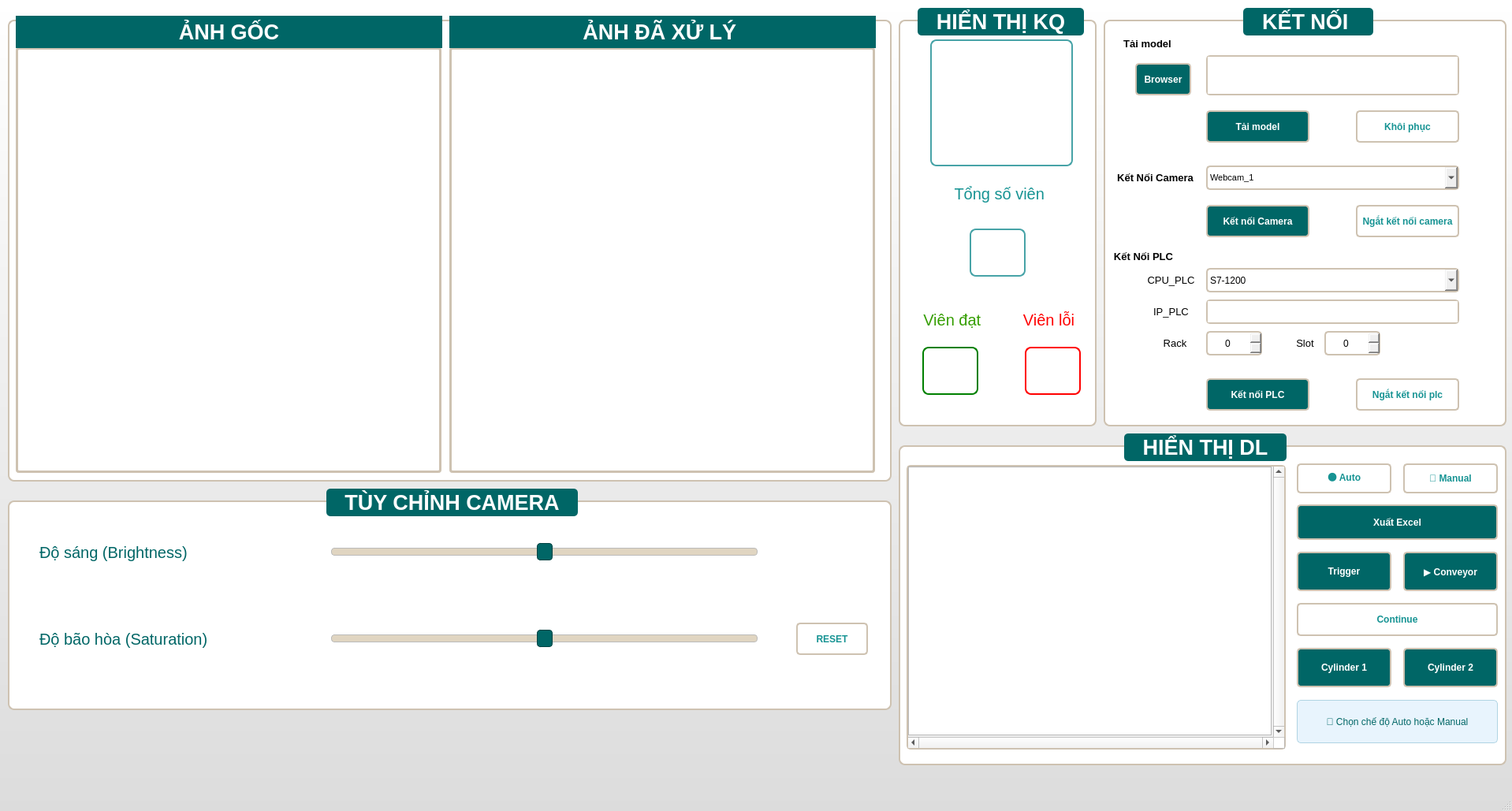
<?xml version="1.0" encoding="UTF-8"?>
<ui version="4.0">
 <class>Main</class>
 <widget class="QMainWindow" name="Main">
  <property name="windowModality">
   <enum>Qt::ApplicationModal</enum>
  </property>
  <property name="geometry">
   <rect>
    <x>0</x>
    <y>0</y>
    <width>1918</width>
    <height>1029</height>
   </rect>
  </property>
  <property name="windowTitle">
   <string>MainWindow</string>
  </property>
  <property name="styleSheet">
   <string notr="true">/* Thiết lập cho các GroupBox */
QGroupBox {
    border: 2px solid #CEC2B1;
    border-radius: 8px;
    margin-top: 15px; /* Tạo khoảng trống cho title */
    background-color: #FFFFFF;
}

QGroupBox::title {
    subcontrol-origin: margin;
    subcontrol-position: top center; 
    padding: 2px 20px;
    background-color: #006666;
    color: white;
    font-weight: bold;
    border-radius: 5px;
}
QMainWindow {
    background-color: qlineargradient(spread:pad, x1:0, y1:0, x2:0, y2:1, stop:0 #FFFFFF, stop:1 #DCDCDC);
}</string>
  </property>
  <widget class="QWidget" name="centralwidget">
   <widget class="QGroupBox" name="groupBox_hinhanh">
    <property name="geometry">
     <rect>
      <x>10</x>
      <y>10</y>
      <width>1121</width>
      <height>601</height>
     </rect>
    </property>
    <property name="mouseTracking">
     <bool>false</bool>
    </property>
    <property name="styleSheet">
     <string notr="true"/>
    </property>
    <property name="title">
     <string/>
    </property>
    <widget class="QGraphicsView" name="Anhdaxuly">
     <property name="geometry">
      <rect>
       <x>560</x>
       <y>50</y>
       <width>540</width>
       <height>540</height>
      </rect>
     </property>
     <property name="styleSheet">
      <string notr="true">QGraphicsView {
    border: 3px solid #CEC2B1; /* Viền màu be, dày 3px cho nổi bật */
    background-color: #FFFFFF; /* Đảm bảo nền luôn trắng sạch */
    border-radius: 4px;        /* Bo góc nhẹ cho hiện đại */
}</string>
     </property>
     <property name="verticalScrollBarPolicy">
      <enum>Qt::ScrollBarAlwaysOff</enum>
     </property>
     <property name="horizontalScrollBarPolicy">
      <enum>Qt::ScrollBarAlwaysOff</enum>
     </property>
    </widget>
    <widget class="QLabel" name="label_2">
     <property name="geometry">
      <rect>
       <x>560</x>
       <y>10</y>
       <width>541</width>
       <height>41</height>
      </rect>
     </property>
     <property name="font">
      <font>
       <pointsize>20</pointsize>
       <weight>75</weight>
       <bold>true</bold>
      </font>
     </property>
     <property name="styleSheet">
      <string notr="true">background-color: #006666;
color: rgb(255, 255, 255);</string>
     </property>
     <property name="text">
      <string>ẢNH ĐÃ XỬ LÝ </string>
     </property>
     <property name="alignment">
      <set>Qt::AlignCenter</set>
     </property>
    </widget>
    <widget class="QGraphicsView" name="Anhgoc">
     <property name="geometry">
      <rect>
       <x>10</x>
       <y>50</y>
       <width>540</width>
       <height>540</height>
      </rect>
     </property>
     <property name="styleSheet">
      <string notr="true">QGraphicsView {
    border: 3px solid #CEC2B1; /* Viền màu be, dày 3px cho nổi bật */
    background-color: #FFFFFF; /* Đảm bảo nền luôn trắng sạch */
    border-radius: 4px;        /* Bo góc nhẹ cho hiện đại */
}</string>
     </property>
     <property name="verticalScrollBarPolicy">
      <enum>Qt::ScrollBarAlwaysOff</enum>
     </property>
     <property name="horizontalScrollBarPolicy">
      <enum>Qt::ScrollBarAlwaysOff</enum>
     </property>
    </widget>
    <widget class="QLabel" name="label">
     <property name="geometry">
      <rect>
       <x>10</x>
       <y>10</y>
       <width>541</width>
       <height>41</height>
      </rect>
     </property>
     <property name="font">
      <font>
       <pointsize>20</pointsize>
       <weight>75</weight>
       <bold>true</bold>
      </font>
     </property>
     <property name="styleSheet">
      <string notr="true">background-color: #006666;
color: rgb(255, 255, 255);</string>
     </property>
     <property name="text">
      <string>ẢNH GỐC</string>
     </property>
     <property name="alignment">
      <set>Qt::AlignCenter</set>
     </property>
    </widget>
   </widget>
   <widget class="QGroupBox" name="groupBox_ketnoi">
    <property name="geometry">
     <rect>
      <x>1400</x>
      <y>10</y>
      <width>511</width>
      <height>531</height>
     </rect>
    </property>
    <property name="font">
     <font>
      <pointsize>20</pointsize>
      <weight>75</weight>
      <bold>true</bold>
     </font>
    </property>
    <property name="styleSheet">
     <string notr="true"/>
    </property>
    <property name="title">
     <string>KẾT NỐI </string>
    </property>
    <property name="alignment">
     <set>Qt::AlignCenter</set>
    </property>
    <widget class="QLabel" name="label_9">
     <property name="geometry">
      <rect>
       <x>10</x>
       <y>300</y>
       <width>81</width>
       <height>31</height>
      </rect>
     </property>
     <property name="font">
      <font>
       <pointsize>10</pointsize>
       <weight>75</weight>
       <bold>true</bold>
      </font>
     </property>
     <property name="text">
      <string>Kết Nối PLC</string>
     </property>
     <property name="alignment">
      <set>Qt::AlignCenter</set>
     </property>
    </widget>
    <widget class="QLabel" name="label_10">
     <property name="geometry">
      <rect>
       <x>10</x>
       <y>200</y>
       <width>111</width>
       <height>31</height>
      </rect>
     </property>
     <property name="font">
      <font>
       <pointsize>10</pointsize>
       <weight>75</weight>
       <bold>true</bold>
      </font>
     </property>
     <property name="text">
      <string>Kết Nối Camera</string>
     </property>
     <property name="alignment">
      <set>Qt::AlignCenter</set>
     </property>
    </widget>
    <widget class="QComboBox" name="cbKetnoicamera">
     <property name="geometry">
      <rect>
       <x>130</x>
       <y>200</y>
       <width>321</width>
       <height>31</height>
      </rect>
     </property>
     <property name="font">
      <font>
       <pointsize>8</pointsize>
       <weight>50</weight>
       <bold>false</bold>
      </font>
     </property>
     <property name="styleSheet">
      <string notr="true">border: 2px solid #CEC2B1;
border-radius: 5px;</string>
     </property>
     <item>
      <property name="text">
       <string>Webcam_1</string>
      </property>
     </item>
     <item>
      <property name="text">
       <string>Webcam_2</string>
      </property>
     </item>
     <item>
      <property name="text">
       <string>Camera_custom</string>
      </property>
     </item>
    </widget>
    <widget class="QTextEdit" name="Ipplc">
     <property name="geometry">
      <rect>
       <x>130</x>
       <y>370</y>
       <width>321</width>
       <height>31</height>
      </rect>
     </property>
     <property name="acceptDrops">
      <bool>true</bool>
     </property>
     <property name="styleSheet">
      <string notr="true">QTextEdit{
border: 2px solid #CEC2B1;
	border-radius: 5px;
}</string>
     </property>
     <property name="verticalScrollBarPolicy">
      <enum>Qt::ScrollBarAlwaysOff</enum>
     </property>
     <property name="horizontalScrollBarPolicy">
      <enum>Qt::ScrollBarAlwaysOff</enum>
     </property>
     <property name="undoRedoEnabled">
      <bool>true</bool>
     </property>
     <property name="acceptRichText">
      <bool>true</bool>
     </property>
    </widget>
    <widget class="QLabel" name="label_11">
     <property name="geometry">
      <rect>
       <x>50</x>
       <y>370</y>
       <width>71</width>
       <height>31</height>
      </rect>
     </property>
     <property name="font">
      <font>
       <pointsize>10</pointsize>
       <weight>50</weight>
       <bold>false</bold>
      </font>
     </property>
     <property name="text">
      <string>IP_PLC</string>
     </property>
     <property name="alignment">
      <set>Qt::AlignCenter</set>
     </property>
    </widget>
    <widget class="QLabel" name="label_12">
     <property name="geometry">
      <rect>
       <x>70</x>
       <y>410</y>
       <width>41</width>
       <height>31</height>
      </rect>
     </property>
     <property name="font">
      <font>
       <pointsize>10</pointsize>
       <weight>50</weight>
       <bold>false</bold>
      </font>
     </property>
     <property name="text">
      <string>Rack</string>
     </property>
     <property name="alignment">
      <set>Qt::AlignCenter</set>
     </property>
    </widget>
    <widget class="QLabel" name="label_13">
     <property name="geometry">
      <rect>
       <x>240</x>
       <y>410</y>
       <width>31</width>
       <height>31</height>
      </rect>
     </property>
     <property name="font">
      <font>
       <pointsize>10</pointsize>
       <weight>50</weight>
       <bold>false</bold>
      </font>
     </property>
     <property name="text">
      <string>Slot</string>
     </property>
     <property name="alignment">
      <set>Qt::AlignCenter</set>
     </property>
    </widget>
    <widget class="QPushButton" name="btKetnoiplc">
     <property name="geometry">
      <rect>
       <x>130</x>
       <y>470</y>
       <width>131</width>
       <height>41</height>
      </rect>
     </property>
     <property name="minimumSize">
      <size>
       <width>0</width>
       <height>0</height>
      </size>
     </property>
     <property name="font">
      <font>
       <weight>75</weight>
       <bold>true</bold>
      </font>
     </property>
     <property name="styleSheet">
      <string notr="true">QPushButton {
    background-color: #006666;
    color: white;
    border: 2px solid #CEC2B1;
	border-radius: 5px;
    padding: 5px;
    font-weight: bold;
}

QPushButton:hover {
    background-color: #008080; /* Hiệu ứng khi di chuột */
}
QPushButton:pressed {
	background-color: #0F6A6A;
}</string>
     </property>
     <property name="text">
      <string>Kết nối PLC</string>
     </property>
    </widget>
    <widget class="QPushButton" name="btKetnoicamera">
     <property name="geometry">
      <rect>
       <x>130</x>
       <y>250</y>
       <width>131</width>
       <height>41</height>
      </rect>
     </property>
     <property name="font">
      <font>
       <weight>75</weight>
       <bold>true</bold>
       <kerning>true</kerning>
      </font>
     </property>
     <property name="styleSheet">
      <string notr="true">QPushButton {
    background-color: #006666;
    color: white;
    border: 2px solid #CEC2B1;
	border-radius: 5px;
    padding: 5px;
    font-weight: bold;
}

QPushButton:hover {
    background-color: #008080; /* Hiệu ứng khi di chuột */
}
QPushButton:pressed {
	background-color: #0F6A6A;
}</string>
     </property>
     <property name="text">
      <string>Kết nối Camera</string>
     </property>
    </widget>
    <widget class="QPushButton" name="btNgatketnoicamera">
     <property name="geometry">
      <rect>
       <x>320</x>
       <y>250</y>
       <width>131</width>
       <height>41</height>
      </rect>
     </property>
     <property name="font">
      <font>
       <weight>75</weight>
       <bold>true</bold>
      </font>
     </property>
     <property name="styleSheet">
      <string notr="true">QPushButton {
	color: #169393;
	background-color: #FFFFFF;
	border: 2px solid #CEC2B1;
	border-radius: 5px;
}
QPushButton:hover {
	background-color: #E2C0B2;
	color: #FFFFFF;
}
QPushButton:pressed {
	background-color: #B5A08C;
}</string>
     </property>
     <property name="text">
      <string>Ngắt kết nối camera</string>
     </property>
    </widget>
    <widget class="QPushButton" name="btNgatketnoiplc">
     <property name="geometry">
      <rect>
       <x>320</x>
       <y>470</y>
       <width>131</width>
       <height>41</height>
      </rect>
     </property>
     <property name="font">
      <font>
       <weight>75</weight>
       <bold>true</bold>
      </font>
     </property>
     <property name="styleSheet">
      <string notr="true">QPushButton {
	color: #169393;
	background-color: #FFFFFF;
	border: 2px solid #CEC2B1;
	border-radius: 5px;
}
QPushButton:hover {
	background-color: #E2C0B2;
	color: #FFFFFF;
}
QPushButton:pressed {
	background-color: #B5A08C;
}</string>
     </property>
     <property name="text">
      <string>Ngắt kết nối plc</string>
     </property>
    </widget>
    <widget class="QPushButton" name="btTaimodel">
     <property name="geometry">
      <rect>
       <x>130</x>
       <y>130</y>
       <width>131</width>
       <height>41</height>
      </rect>
     </property>
     <property name="font">
      <font>
       <weight>75</weight>
       <bold>true</bold>
       <kerning>true</kerning>
      </font>
     </property>
     <property name="styleSheet">
      <string notr="true">QPushButton {
    background-color: #006666;
    color: white;
    border: 2px solid #CEC2B1;
	border-radius: 5px;
    padding: 5px;
    font-weight: bold;
}

QPushButton:hover {
    background-color: #008080; /* Hiệu ứng khi di chuột */
}
QPushButton:pressed {
	background-color: #0F6A6A;
}</string>
     </property>
     <property name="text">
      <string>Tải model</string>
     </property>
    </widget>
    <widget class="QTextEdit" name="duongdanmodel">
     <property name="geometry">
      <rect>
       <x>130</x>
       <y>60</y>
       <width>321</width>
       <height>51</height>
      </rect>
     </property>
     <property name="styleSheet">
      <string notr="true">QTextEdit{
border: 2px solid #CEC2B1;
	border-radius: 5px;
}</string>
     </property>
     <property name="verticalScrollBarPolicy">
      <enum>Qt::ScrollBarAlwaysOff</enum>
     </property>
     <property name="horizontalScrollBarPolicy">
      <enum>Qt::ScrollBarAlwaysOff</enum>
     </property>
    </widget>
    <widget class="QPushButton" name="btKhoiphuc">
     <property name="geometry">
      <rect>
       <x>320</x>
       <y>130</y>
       <width>131</width>
       <height>41</height>
      </rect>
     </property>
     <property name="font">
      <font>
       <weight>75</weight>
       <bold>true</bold>
      </font>
     </property>
     <property name="styleSheet">
      <string notr="true">QPushButton {
	color: #169393;
	background-color: #FFFFFF;
	border: 2px solid #CEC2B1;
	border-radius: 5px;
}
QPushButton:hover {
	background-color: #E2C0B2;
	color: #FFFFFF;
}
QPushButton:pressed {
	background-color: #B5A08C;
}</string>
     </property>
     <property name="text">
      <string>Khôi phục</string>
     </property>
    </widget>
    <widget class="QLabel" name="label_15">
     <property name="geometry">
      <rect>
       <x>0</x>
       <y>30</y>
       <width>111</width>
       <height>31</height>
      </rect>
     </property>
     <property name="font">
      <font>
       <pointsize>10</pointsize>
       <weight>75</weight>
       <bold>true</bold>
      </font>
     </property>
     <property name="text">
      <string>Tải model</string>
     </property>
     <property name="alignment">
      <set>Qt::AlignCenter</set>
     </property>
    </widget>
    <widget class="QPushButton" name="btBrowser">
     <property name="geometry">
      <rect>
       <x>40</x>
       <y>70</y>
       <width>71</width>
       <height>41</height>
      </rect>
     </property>
     <property name="font">
      <font>
       <weight>75</weight>
       <bold>true</bold>
       <kerning>true</kerning>
      </font>
     </property>
     <property name="styleSheet">
      <string notr="true">QPushButton {
    background-color: #006666;
    color: white;
    border: 2px solid #CEC2B1;
	border-radius: 5px;
    padding: 5px;
    font-weight: bold;
}

QPushButton:hover {
    background-color: #008080; /* Hiệu ứng khi di chuột */
}
QPushButton:pressed {
	background-color: #0F6A6A;
}</string>
     </property>
     <property name="text">
      <string>Browser</string>
     </property>
    </widget>
    <widget class="QSpinBox" name="Rackplc">
     <property name="geometry">
      <rect>
       <x>130</x>
       <y>410</y>
       <width>71</width>
       <height>31</height>
      </rect>
     </property>
     <property name="styleSheet">
      <string notr="true">QSpinBox{
border: 2px solid #CEC2B1;
	border-radius: 5px;
}</string>
     </property>
     <property name="alignment">
      <set>Qt::AlignCenter</set>
     </property>
    </widget>
    <widget class="QSpinBox" name="Slotplc">
     <property name="geometry">
      <rect>
       <x>280</x>
       <y>410</y>
       <width>71</width>
       <height>31</height>
      </rect>
     </property>
     <property name="styleSheet">
      <string notr="true">QSpinBox{
border: 2px solid #CEC2B1;
	border-radius: 5px;
}</string>
     </property>
     <property name="alignment">
      <set>Qt::AlignCenter</set>
     </property>
    </widget>
    <widget class="QComboBox" name="CPU_PLC">
     <property name="geometry">
      <rect>
       <x>130</x>
       <y>330</y>
       <width>321</width>
       <height>31</height>
      </rect>
     </property>
     <property name="styleSheet">
      <string notr="true">border: 2px solid #CEC2B1;
border-radius: 5px;
</string>
     </property>
     <item>
      <property name="text">
       <string>S7-1200</string>
      </property>
     </item>
     <item>
      <property name="text">
       <string>S7-1500</string>
      </property>
     </item>
     <item>
      <property name="text">
       <string>S7-400</string>
      </property>
     </item>
    </widget>
    <widget class="QLabel" name="label_20">
     <property name="geometry">
      <rect>
       <x>50</x>
       <y>330</y>
       <width>71</width>
       <height>31</height>
      </rect>
     </property>
     <property name="font">
      <font>
       <pointsize>10</pointsize>
       <weight>50</weight>
       <bold>false</bold>
      </font>
     </property>
     <property name="text">
      <string>CPU_PLC</string>
     </property>
     <property name="alignment">
      <set>Qt::AlignCenter</set>
     </property>
    </widget>
   </widget>
   <widget class="QGroupBox" name="groupBox_hienthidl">
    <property name="geometry">
     <rect>
      <x>1140</x>
      <y>550</y>
      <width>771</width>
      <height>421</height>
     </rect>
    </property>
    <property name="font">
     <font>
      <pointsize>20</pointsize>
      <weight>75</weight>
      <bold>true</bold>
     </font>
    </property>
    <property name="styleSheet">
     <string notr="true"/>
    </property>
    <property name="title">
     <string>HIỂN THỊ DL</string>
    </property>
    <property name="alignment">
     <set>Qt::AlignCenter</set>
    </property>
    <widget class="QScrollArea" name="scrollArea">
     <property name="geometry">
      <rect>
       <x>10</x>
       <y>40</y>
       <width>481</width>
       <height>361</height>
      </rect>
     </property>
     <property name="styleSheet">
      <string notr="true">/* Chỉnh viền tổng thể cho ScrollArea */
QScrollArea {
    border: 2px solid #CEC2B1; /* Màu be trung tính đồng bộ với GroupBox */
    border-radius: 5px;        /* Bo góc nhẹ cho hiện đại */
    background-color: #FFFFFF; /* Đảm bảo nền trắng sạch */
}

/* Quan trọng: Chỉnh viền cho vùng nội dung bên trong để không bị đè viền */
QScrollArea #scrollAreaWidgetContents {
    background-color: #FFFFFF;
}</string>
     </property>
     <property name="verticalScrollBarPolicy">
      <enum>Qt::ScrollBarAlwaysOn</enum>
     </property>
     <property name="horizontalScrollBarPolicy">
      <enum>Qt::ScrollBarAlwaysOn</enum>
     </property>
     <property name="sizeAdjustPolicy">
      <enum>QAbstractScrollArea::AdjustIgnored</enum>
     </property>
     <property name="widgetResizable">
      <bool>true</bool>
     </property>
     <widget class="QWidget" name="scrollAreaWidgetContents_2">
      <property name="geometry">
       <rect>
        <x>0</x>
        <y>0</y>
        <width>460</width>
        <height>340</height>
       </rect>
      </property>
      <widget class="QListView" name="Hienthidulieu">
       <property name="geometry">
        <rect>
         <x>0</x>
         <y>0</y>
         <width>461</width>
         <height>341</height>
        </rect>
       </property>
      </widget>
     </widget>
    </widget>
    <widget class="QPushButton" name="btAuto">
     <property name="geometry">
      <rect>
       <x>505</x>
       <y>38</y>
       <width>120</width>
       <height>38</height>
      </rect>
     </property>
     <property name="font">
      <font>
       <weight>75</weight>
       <bold>true</bold>
      </font>
     </property>
     <property name="styleSheet">
      <string notr="true">QPushButton {
	color: #169393;
	background-color: #FFFFFF;
	border: 2px solid #CEC2B1;
	border-radius: 5px;
}
QPushButton:hover {
	background-color: #E2C0B2;
	color: #FFFFFF;
}
QPushButton:pressed {
	background-color: #B5A08C;
}</string>
     </property>
     <property name="text">
      <string>🟠 Auto</string>
     </property>
    </widget>
    <widget class="QPushButton" name="btManual">
     <property name="geometry">
      <rect>
       <x>640</x>
       <y>38</y>
       <width>120</width>
       <height>38</height>
      </rect>
     </property>
     <property name="font">
      <font>
       <weight>75</weight>
       <bold>true</bold>
      </font>
     </property>
     <property name="styleSheet">
      <string notr="true">QPushButton {
	color: #169393;
	background-color: #FFFFFF;
	border: 2px solid #CEC2B1;
	border-radius: 5px;
}
QPushButton:hover {
	background-color: #E2C0B2;
	color: #FFFFFF;
}
QPushButton:pressed {
	background-color: #B5A08C;
}</string>
     </property>
     <property name="text">
      <string>🔵 Manual</string>
     </property>
    </widget>
    <widget class="QPushButton" name="btXuat">
     <property name="geometry">
      <rect>
       <x>505</x>
       <y>90</y>
       <width>255</width>
       <height>45</height>
      </rect>
     </property>
     <property name="font">
      <font>
       <weight>75</weight>
       <bold>true</bold>
      </font>
     </property>
     <property name="layoutDirection">
      <enum>Qt::LeftToRight</enum>
     </property>
     <property name="styleSheet">
      <string notr="true">QPushButton {
    background-color: #006666;
    color: white;
    border: 2px solid #CEC2B1;
	border-radius: 5px;
    padding: 5px;
    font-weight: bold;
}
QPushButton:hover {
    background-color: #008080; /* Hiệu ứng khi di chuột */
}
QPushButton:pressed {
	background-color: #0F6A6A;
}</string>
     </property>
     <property name="text">
      <string>Xuất Excel</string>
     </property>
    </widget>
    <widget class="QPushButton" name="btTrigger">
     <property name="geometry">
      <rect>
       <x>505</x>
       <y>150</y>
       <width>120</width>
       <height>50</height>
      </rect>
     </property>
     <property name="font">
      <font>
       <weight>75</weight>
       <bold>true</bold>
      </font>
     </property>
     <property name="styleSheet">
      <string notr="true">QPushButton {
    background-color: #006666;
    color: white;
    border: 2px solid #CEC2B1;
	border-radius: 5px;
    padding: 5px;
    font-weight: bold;
}
QPushButton:hover {
    background-color: #008080; /* Hiệu ứng khi di chuột */
}
QPushButton:pressed {
	background-color: #0F6A6A;
}</string>
     </property>
     <property name="text">
      <string>Trigger</string>
     </property>
    </widget>
    <widget class="QPushButton" name="btConveyor">
     <property name="geometry">
      <rect>
       <x>640</x>
       <y>150</y>
       <width>120</width>
       <height>50</height>
      </rect>
     </property>
     <property name="font">
      <font>
       <weight>75</weight>
       <bold>true</bold>
      </font>
     </property>
     <property name="styleSheet">
      <string notr="true">QPushButton {
    background-color: #006666;
    color: white;
    border: 2px solid #CEC2B1;
	border-radius: 5px;
    padding: 5px;
    font-weight: bold;
}
QPushButton:hover {
    background-color: #008080;
}
QPushButton:pressed {
	background-color: #0F6A6A;
}</string>
     </property>
     <property name="text">
      <string>▶ Conveyor</string>
     </property>
    </widget>
    <widget class="QPushButton" name="btContinue">
     <property name="geometry">
      <rect>
       <x>505</x>
       <y>215</y>
       <width>255</width>
       <height>42</height>
      </rect>
     </property>
     <property name="font">
      <font>
       <weight>75</weight>
       <bold>true</bold>
      </font>
     </property>
     <property name="styleSheet">
      <string notr="true">QPushButton {
	color: #169393;
	background-color: #FFFFFF;
	border: 2px solid #CEC2B1;
	border-radius: 5px;
}
QPushButton:hover {
	background-color: #E2C0B2;
	color: #FFFFFF;
}
QPushButton:pressed {
	background-color: #B5A08C;
}</string>
     </property>
     <property name="text">
      <string>Continue</string>
     </property>
    </widget>
    <widget class="QPushButton" name="btCylinder1">
     <property name="geometry">
      <rect>
       <x>505</x>
       <y>272</y>
       <width>120</width>
       <height>50</height>
      </rect>
     </property>
     <property name="font">
      <font>
       <weight>75</weight>
       <bold>true</bold>
      </font>
     </property>
     <property name="styleSheet">
      <string notr="true">QPushButton {
    background-color: #006666;
    color: white;
    border: 2px solid #CEC2B1;
	border-radius: 5px;
    padding: 5px;
    font-weight: bold;
}
QPushButton:hover {
    background-color: #008080;
}
QPushButton:pressed {
	background-color: #0F6A6A;
}</string>
     </property>
     <property name="text">
      <string>Cylinder 1</string>
     </property>
    </widget>
    <widget class="QPushButton" name="btCylinder2">
     <property name="geometry">
      <rect>
       <x>640</x>
       <y>272</y>
       <width>120</width>
       <height>50</height>
      </rect>
     </property>
     <property name="font">
      <font>
       <weight>75</weight>
       <bold>true</bold>
      </font>
     </property>
     <property name="styleSheet">
      <string notr="true">QPushButton {
    background-color: #006666;
    color: white;
    border: 2px solid #CEC2B1;
	border-radius: 5px;
    padding: 5px;
    font-weight: bold;
}
QPushButton:hover {
    background-color: #008080;
}
QPushButton:pressed {
	background-color: #0F6A6A;
}</string>
     </property>
     <property name="text">
      <string>Cylinder 2</string>
     </property>
    </widget>
    <widget class="QLabel" name="lbGoiY">
     <property name="geometry">
      <rect>
       <x>505</x>
       <y>338</y>
       <width>255</width>
       <height>55</height>
      </rect>
     </property>
     <property name="font">
      <font>
       <pointsize>9</pointsize>
       <weight>50</weight>
       <bold>false</bold>
      </font>
     </property>
     <property name="styleSheet">
      <string notr="true">QLabel {
    background-color: #E8F4FD;
    color: #006666;
    border: 1px solid #B0D4E3;
    border-radius: 5px;
    padding: 5px;
}</string>
     </property>
     <property name="text">
      <string>📌 Chọn chế độ Auto hoặc Manual</string>
     </property>
     <property name="alignment">
      <set>Qt::AlignCenter</set>
     </property>
     <property name="wordWrap">
      <bool>true</bool>
     </property>
    </widget>
   </widget>
   <widget class="QGroupBox" name="groupBox_tuychinhcamera">
    <property name="geometry">
     <rect>
      <x>10</x>
      <y>620</y>
      <width>1121</width>
      <height>281</height>
     </rect>
    </property>
    <property name="font">
     <font>
      <pointsize>20</pointsize>
      <weight>75</weight>
      <bold>true</bold>
     </font>
    </property>
    <property name="styleSheet">
     <string notr="true"/>
    </property>
    <property name="title">
     <string>TÙY CHỈNH CAMERA</string>
    </property>
    <property name="alignment">
     <set>Qt::AlignCenter</set>
    </property>
    <widget class="QSlider" name="Slider_Dosang">
     <property name="geometry">
      <rect>
       <x>410</x>
       <y>60</y>
       <width>541</width>
       <height>41</height>
      </rect>
     </property>
     <property name="styleSheet">
      <string notr="true">QSlider::groove:horizontal {
    border: 1px solid #bbb;
    height: 8px;
    background: #e0d5c1;
    border-radius: 4px;
}

QSlider::handle:horizontal {
    background: #006666;
    border: 1px solid #004444;
    width: 18px;
    margin: -7px 0;
    border-radius: 4px;
}</string>
     </property>
     <property name="minimum">
      <number>-50</number>
     </property>
     <property name="maximum">
      <number>50</number>
     </property>
     <property name="pageStep">
      <number>5</number>
     </property>
     <property name="value">
      <number>0</number>
     </property>
     <property name="sliderPosition">
      <number>0</number>
     </property>
     <property name="orientation">
      <enum>Qt::Horizontal</enum>
     </property>
     <property name="tickPosition">
      <enum>QSlider::TicksBothSides</enum>
     </property>
     <property name="tickInterval">
      <number>5</number>
     </property>
    </widget>
    <widget class="QLabel" name="label_16">
     <property name="geometry">
      <rect>
       <x>40</x>
       <y>60</y>
       <width>201</width>
       <height>41</height>
      </rect>
     </property>
     <property name="font">
      <font>
       <pointsize>15</pointsize>
       <weight>50</weight>
       <bold>false</bold>
      </font>
     </property>
     <property name="styleSheet">
      <string notr="true">color: #006666;</string>
     </property>
     <property name="text">
      <string>Độ sáng (Brightness)</string>
     </property>
     <property name="alignment">
      <set>Qt::AlignLeading|Qt::AlignLeft|Qt::AlignVCenter</set>
     </property>
    </widget>
    <widget class="QSlider" name="Slider_baohoa">
     <property name="geometry">
      <rect>
       <x>410</x>
       <y>170</y>
       <width>541</width>
       <height>41</height>
      </rect>
     </property>
     <property name="styleSheet">
      <string notr="true">QSlider::groove:horizontal {
    border: 1px solid #bbb;
    height: 8px;
    background: #e0d5c1;
    border-radius: 4px;
}

QSlider::handle:horizontal {
    background: #006666;
    border: 1px solid #004444;
    width: 18px;
    margin: -7px 0;
    border-radius: 4px;
}</string>
     </property>
     <property name="minimum">
      <number>-50</number>
     </property>
     <property name="maximum">
      <number>50</number>
     </property>
     <property name="pageStep">
      <number>5</number>
     </property>
     <property name="value">
      <number>0</number>
     </property>
     <property name="sliderPosition">
      <number>0</number>
     </property>
     <property name="orientation">
      <enum>Qt::Horizontal</enum>
     </property>
     <property name="tickPosition">
      <enum>QSlider::TicksBothSides</enum>
     </property>
     <property name="tickInterval">
      <number>5</number>
     </property>
    </widget>
    <widget class="QLabel" name="label_17">
     <property name="geometry">
      <rect>
       <x>40</x>
       <y>170</y>
       <width>221</width>
       <height>41</height>
      </rect>
     </property>
     <property name="font">
      <font>
       <pointsize>15</pointsize>
       <weight>50</weight>
       <bold>false</bold>
      </font>
     </property>
     <property name="styleSheet">
      <string notr="true">color: #006666;</string>
     </property>
     <property name="text">
      <string>Độ bão hòa (Saturation)</string>
     </property>
     <property name="alignment">
      <set>Qt::AlignLeading|Qt::AlignLeft|Qt::AlignVCenter</set>
     </property>
    </widget>
    <widget class="QPushButton" name="Resset_hinhanh">
     <property name="geometry">
      <rect>
       <x>1000</x>
       <y>170</y>
       <width>91</width>
       <height>41</height>
      </rect>
     </property>
     <property name="font">
      <font>
       <weight>75</weight>
       <bold>true</bold>
      </font>
     </property>
     <property name="styleSheet">
      <string notr="true">QPushButton {
	color: #169393;
	background-color: #FFFFFF;
	border: 2px solid #CEC2B1;
	border-radius: 5px;
}
QPushButton:hover {
	background-color: #E2C0B2;
	color: #FFFFFF;
}
QPushButton:pressed {
	background-color: #B5A08C;
}</string>
     </property>
     <property name="text">
      <string>RESET</string>
     </property>
    </widget>
   </widget>
   <widget class="QGroupBox" name="groupBox_hienthikq">
    <property name="geometry">
     <rect>
      <x>1140</x>
      <y>10</y>
      <width>251</width>
      <height>531</height>
     </rect>
    </property>
    <property name="font">
     <font>
      <pointsize>20</pointsize>
      <weight>75</weight>
      <bold>true</bold>
     </font>
    </property>
    <property name="styleSheet">
     <string notr="true"/>
    </property>
    <property name="title">
     <string>HIỂN THỊ KQ</string>
    </property>
    <property name="alignment">
     <set>Qt::AlignCenter</set>
    </property>
    <widget class="QLabel" name="label_3">
     <property name="geometry">
      <rect>
       <x>70</x>
       <y>200</y>
       <width>121</width>
       <height>71</height>
      </rect>
     </property>
     <property name="font">
      <font>
       <pointsize>15</pointsize>
       <weight>50</weight>
       <bold>false</bold>
      </font>
     </property>
     <property name="styleSheet">
      <string notr="true">color: rgb(22, 147, 147);
</string>
     </property>
     <property name="text">
      <string>Tổng số viên </string>
     </property>
     <property name="alignment">
      <set>Qt::AlignCenter</set>
     </property>
    </widget>
    <widget class="QLabel" name="Tongsovien">
     <property name="geometry">
      <rect>
       <x>90</x>
       <y>280</y>
       <width>71</width>
       <height>61</height>
      </rect>
     </property>
     <property name="font">
      <font>
       <pointsize>15</pointsize>
      </font>
     </property>
     <property name="styleSheet">
      <string notr="true">QLabel
{
   border: 2px solid #47A3A7; 
    border-radius: 8px;

}</string>
     </property>
     <property name="text">
      <string/>
     </property>
     <property name="alignment">
      <set>Qt::AlignCenter</set>
     </property>
     <property name="wordWrap">
      <bool>false</bool>
     </property>
    </widget>
    <widget class="QLabel" name="Viendat">
     <property name="geometry">
      <rect>
       <x>30</x>
       <y>430</y>
       <width>71</width>
       <height>61</height>
      </rect>
     </property>
     <property name="font">
      <font>
       <pointsize>15</pointsize>
      </font>
     </property>
     <property name="styleSheet">
      <string notr="true">QLabel
{
   border: 2px solid green; 
    border-radius: 8px;

}</string>
     </property>
     <property name="text">
      <string/>
     </property>
     <property name="alignment">
      <set>Qt::AlignCenter</set>
     </property>
     <property name="wordWrap">
      <bool>false</bool>
     </property>
    </widget>
    <widget class="QLabel" name="label_6">
     <property name="geometry">
      <rect>
       <x>20</x>
       <y>360</y>
       <width>101</width>
       <height>71</height>
      </rect>
     </property>
     <property name="font">
      <font>
       <pointsize>15</pointsize>
       <weight>50</weight>
       <bold>false</bold>
      </font>
     </property>
     <property name="styleSheet">
      <string notr="true">color: rgb(52, 157, 0);</string>
     </property>
     <property name="text">
      <string>Viên đạt </string>
     </property>
     <property name="alignment">
      <set>Qt::AlignCenter</set>
     </property>
    </widget>
    <widget class="QLabel" name="Vienloi">
     <property name="geometry">
      <rect>
       <x>160</x>
       <y>430</y>
       <width>71</width>
       <height>61</height>
      </rect>
     </property>
     <property name="font">
      <font>
       <pointsize>15</pointsize>
      </font>
     </property>
     <property name="styleSheet">
      <string notr="true">QLabel
{
   border: 2px solid red; 
    border-radius: 8px;

}</string>
     </property>
     <property name="text">
      <string/>
     </property>
     <property name="alignment">
      <set>Qt::AlignCenter</set>
     </property>
     <property name="wordWrap">
      <bool>false</bool>
     </property>
    </widget>
    <widget class="QLabel" name="label_8">
     <property name="geometry">
      <rect>
       <x>140</x>
       <y>360</y>
       <width>101</width>
       <height>71</height>
      </rect>
     </property>
     <property name="font">
      <font>
       <pointsize>15</pointsize>
       <weight>50</weight>
       <bold>false</bold>
      </font>
     </property>
     <property name="styleSheet">
      <string notr="true">color: rgb(255, 0, 0);</string>
     </property>
     <property name="text">
      <string>Viên lỗi</string>
     </property>
     <property name="alignment">
      <set>Qt::AlignCenter</set>
     </property>
    </widget>
    <widget class="QLabel" name="hienthiKQ">
     <property name="geometry">
      <rect>
       <x>40</x>
       <y>40</y>
       <width>181</width>
       <height>161</height>
      </rect>
     </property>
     <property name="font">
      <font>
       <pointsize>20</pointsize>
       <weight>75</weight>
       <bold>true</bold>
      </font>
     </property>
     <property name="styleSheet">
      <string notr="true">QLabel
{
   border: 2px solid #47A3A7; 
    border-radius: 8px;

}</string>
     </property>
     <property name="text">
      <string/>
     </property>
    </widget>
   </widget>
  </widget>
  <widget class="QStatusBar" name="statusbar"/>
 </widget>
 <resources>
  <include location="hinhanh.qrc"/>
 </resources>
 <connections/>
</ui>
